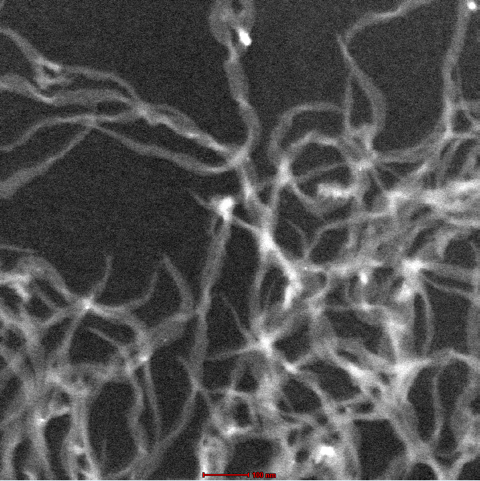
#> input picture Example/ANF/slice0000.tiff, 480 x 481 px; its folder holds only this picture in this run
$ python -i process_image.py   (imports and definitions only)   (older library calls are emulated)
#> lines starting #> are read from the running program, lines starting #| are printed output that depends on the picture
"""process_image: A collection of methods and tools for image
processing, computer vision, and thresholding.  Aims to return
a binary image of a network from a input grayscale image.

Copyright (C) 2021, The Regents of the University of Michigan.

This program is free software: you can redistribute it and/or modify
    it under the terms of the GNU General Public License as published by
    the Free Software Foundation, either version 3 of the License, or
    (at your option) any later version.

    This program is distributed in the hope that it will be useful,
    but WITHOUT ANY WARRANTY; without even the implied warranty of
    MERCHANTABILITY or FITNESS FOR A PARTICULAR PURPOSE.  See the
    GNU General Public License for more details.

    You should have received a copy of the GNU General Public License
    along with this program.  If not, see <https://www.gnu.org/licenses/>.

Contributers: Drew Vecchio, Samuel Mahler, Mark D. Hammig, Nicholas A. Kotov
Contact email: vecdrew@umich.edu
"""

from __main__ import *
import cv2
import numpy as np
from skimage.morphology import disk
from skimage.filters.rank import autolevel, median

def adjust_gamma(image, gamma):
    if(gamma != 1.00):
        invgamma = 1.00/gamma
        table = np.array([((i/255.0) ** invgamma) * 255 \
                          for i in np.arange(0,256)]).astype('uint8')
        return cv2.LUT(image,table)
    else:
        return image

def Hamming_window(image, windowsize):
    w, h = image.shape
    ham1x = np.hamming(w)[:, None]  # 1D hamming
    ham1y = np.hamming(h)[:, None]  # 1D hamming
    ham2d = np.sqrt(np.dot(ham1x, ham1y.T)) ** windowsize  # expand to 2D hamming
    f = cv2.dft(image.astype(np.float32), flags=cv2.DFT_COMPLEX_OUTPUT)
    f_shifted = np.fft.fftshift(f)
    f_complex = f_shifted[:, :, 0] * 1j + f_shifted[:, :, 1]
    f_filtered = ham2d * f_complex
    f_filtered_shifted = np.fft.fftshift(f_filtered)
    inv_img = np.fft.ifft2(f_filtered_shifted)  # inverse F.T.
    filtered_img = np.abs(inv_img)
    filtered_img -= filtered_img.min()
    filtered_img = filtered_img * 255 / filtered_img.max()
    filtered_img = filtered_img.astype(np.uint8)
    return filtered_img

def thresh_it(image, Threshtype, fg_color, asize, thresh):

    # only needed for OTSU threshold
    ret = 0

    # applying universal threshold, checking if it should be inverted (dark foreground)
    if(Threshtype ==0):
        if(fg_color ==1):
            img_bin = cv2.threshold(image, thresh, 255, cv2.THRESH_BINARY_INV)[1]
        else:
            img_bin = cv2.threshold(image, thresh, 255, cv2.THRESH_BINARY)[1]

    # adaptive threshold generation
    elif(Threshtype ==1 ):
        if (fg_color == 1):
            img_bin = cv2.adaptiveThreshold(image, 255, cv2.ADAPTIVE_THRESH_GAUSSIAN_C, cv2.THRESH_BINARY_INV, asize, 2)
        else:
            img_bin = cv2.adaptiveThreshold(image, 255, cv2.ADAPTIVE_THRESH_GAUSSIAN_C, cv2.THRESH_BINARY, asize, 2)

    #OTSU threshold generation
    elif (Threshtype == 2):
        if (fg_color == 1):
            img_bin = cv2.threshold(image, 0, 255, cv2.THRESH_BINARY_INV + cv2.THRESH_OTSU)[1]
            ret = cv2.threshold(image, 0, 255, cv2.THRESH_BINARY_INV + cv2.THRESH_OTSU)[0]
        else:
            img_bin = cv2.threshold(image, 0, 255, cv2.THRESH_BINARY + cv2.THRESH_OTSU)[1]
            ret = cv2.threshold(image, 0, 255, cv2.THRESH_BINARY + cv2.THRESH_OTSU)[0]

    return img_bin, ret


def binarize(source, Threshtype=0, gamma=1, md_filter=0, g_blur=0, autolvl=0, fg_color=0, \
             laplacian=0, scharr=0, sobel=0, lowpass=0, asize=1, bsize=1, wsize=1, thresh=127):
    global img
    global img_bin

    img = source

    img = adjust_gamma(img, gamma)

    # applies a low-pass filter
    if(lowpass ==1):
        img = Hamming_window(img, wsize)


    # making a 5x5 array of all 1's for median filter, and a disk for the autolevel filter
    darray = np.zeros((5, 5)) + 1
    selem = disk(bsize)

    # applying median filter
    if (md_filter == 1):
        img = median(img, darray)

    # applying gaussian blur
    if (g_blur == 1):
        img = cv2.GaussianBlur(img, (bsize, bsize), 0)

    # applying autolevel filter
    if (autolvl == 1):
        img = autolevel(img, selem=selem)

    # applying a scharr filter, and then taking that image and weighting it 25% with the original
    # this should bring out the edges without separating each "edge" into two separate parallel ones
    if (scharr == 1):
        ddepth = cv2.CV_16S
        grad_x = cv2.Scharr(img, ddepth, 1, 0)
        grad_y = cv2.Scharr(img, ddepth, 0, 1)
        abs_grad_x = cv2.convertScaleAbs(grad_x)
        abs_grad_y = cv2.convertScaleAbs(grad_y)
        dst = cv2.addWeighted(abs_grad_x, 0.5, abs_grad_y, 0.5, 0)
        dst = cv2.convertScaleAbs(dst)
        img = cv2.addWeighted(img, 0.75, dst, 0.25, 0)
        img = cv2.convertScaleAbs(img)

    # applying sobel filter
    if (sobel == 1):
        scale = 1;
        delta = 0;
        ddepth = cv2.CV_16S
        grad_x = cv2.Sobel(img, ddepth, 1, 0, ksize=3, scale=scale, delta=delta, borderType=cv2.BORDER_DEFAULT)
        grad_y = cv2.Sobel(img, ddepth, 0, 1, ksize=3, scale=scale, delta=delta, borderType=cv2.BORDER_DEFAULT)
        abs_grad_x = cv2.convertScaleAbs(grad_x)
        abs_grad_y = cv2.convertScaleAbs(grad_y)
        dst = cv2.addWeighted(abs_grad_x, 0.5, abs_grad_y, 0.5, 0)
        dst = cv2.convertScaleAbs(dst)
        img = cv2.addWeighted(img, 0.75, dst, 0.25, 0)
        img = cv2.convertScaleAbs(img)

    # applying laplacian filter
    if (laplacian == 1):
        ddepth = cv2.CV_16S
        dst = cv2.Laplacian(img, ddepth, ksize=5)

        # dst = cv2.Canny(img, 100, 200); # canny edge detection test
        dst = cv2.convertScaleAbs(dst)
        img = cv2.addWeighted(img, 0.75, dst, 0.25, 0)
        img = cv2.convertScaleAbs(img)

    # [38 lines of commented-out code are left out]

    img_bin, ret = thresh_it(img, Threshtype, fg_color, asize, thresh)
    return img, img_bin, ret

>>> import cv2
>>> picture = cv2.imread('../../../Example/ANF/slice0000.tiff')
#> picture is the input picture: shape (481, 480, 3); mean B, G, R 80.3, 80.3, 80.4
>>> result = binarize(picture)
#> in thresh_it, `img_bin = cv2.threshold(image, thresh, 255, cv2.THRESH_BINARY)[1]`:
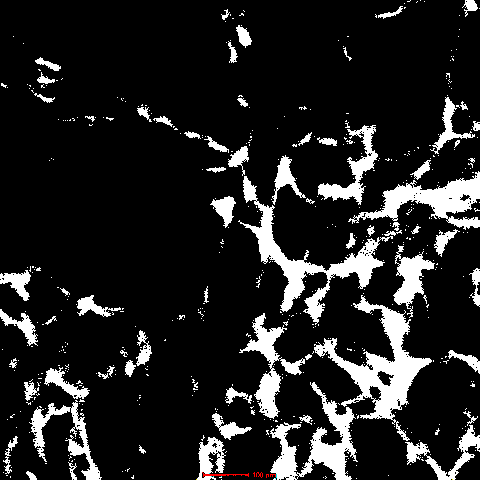
#> img_bin: shape (481, 480, 3); mean B, G, R 34.6, 34.6, 34.8
#> in binarize, `img_bin, ret = thresh_it(img, Threshtype, fg_color, asize, thresh)`: ret = 0
